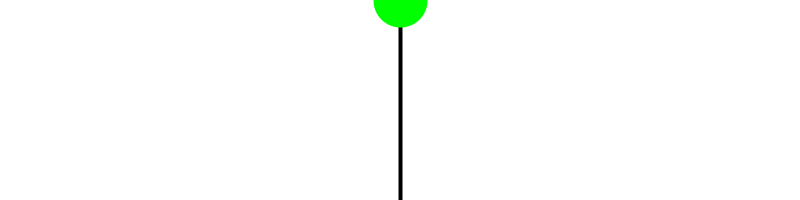
Frame 1 (no input)
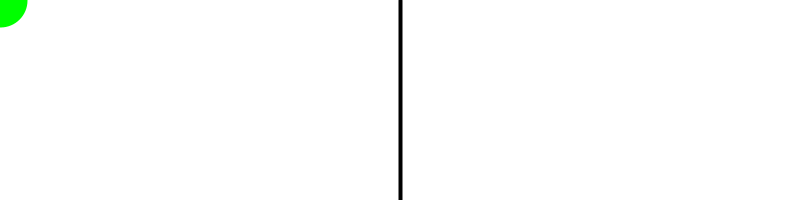
Frame 60 (the mouse pressed at the canvas centre just before this capture)
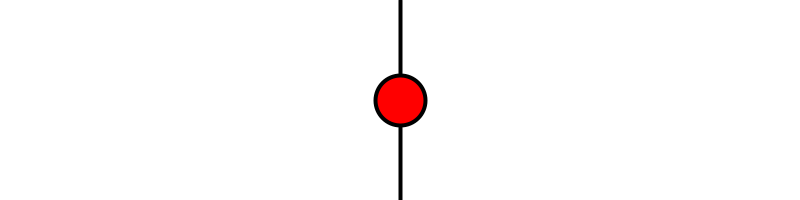
Frame 120 (the mouse held since frame 60 and released just before this capture)

The Processing sketch that drew these frames (run headless with seeded random() and noise(); from frame 60 on, the mouse is pressed at the canvas centre):

// Processing sketch: semana2_if
// ── semana2_if.pde
float posX;
int d;

void setup() {
  size(800,200);
  d = 50;
  posX = width/2;

  strokeWeight(4);
}
void draw() {
  background(255);
  stroke(0);
  line(width/2, 0, width/2, height);
//if (condicion) { // accion }
  if(mousePressed){
    fill(255,0,0); // rojo
  } else {
    fill(0, 255,0); // verde
  }
  
  if(mouseX > width/2) {
    fill(0,0,255); // azul
  }
  
  if(mouseY < 50){
    stroke(0,255,0);
  } else if(mouseY < 100){
    stroke(0,0,255);
  } 
  
  
  ellipse(posX, mouseY, d, d);
  posX= mouseX;
  println(mousePressed);
}
